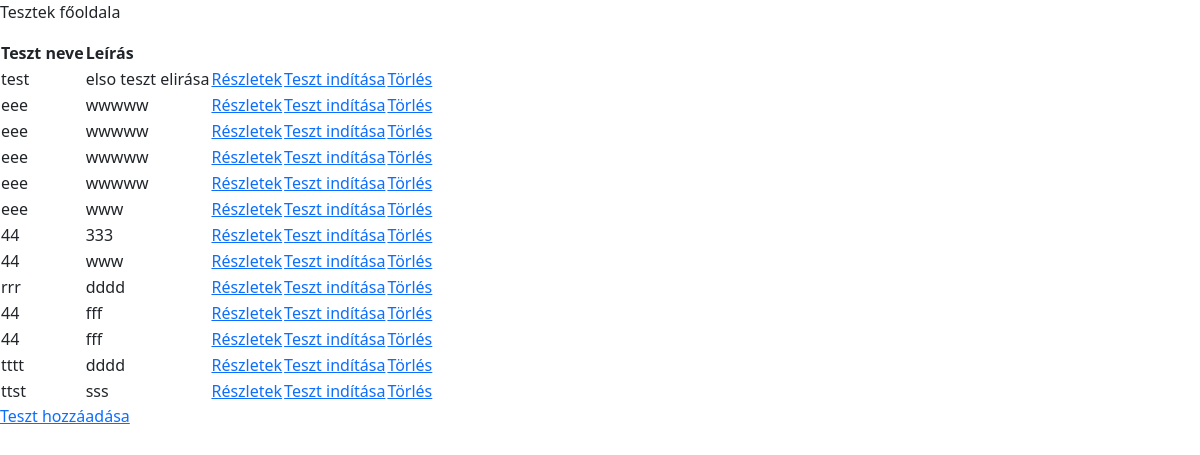
The page /test/ on the database as committed earlier.
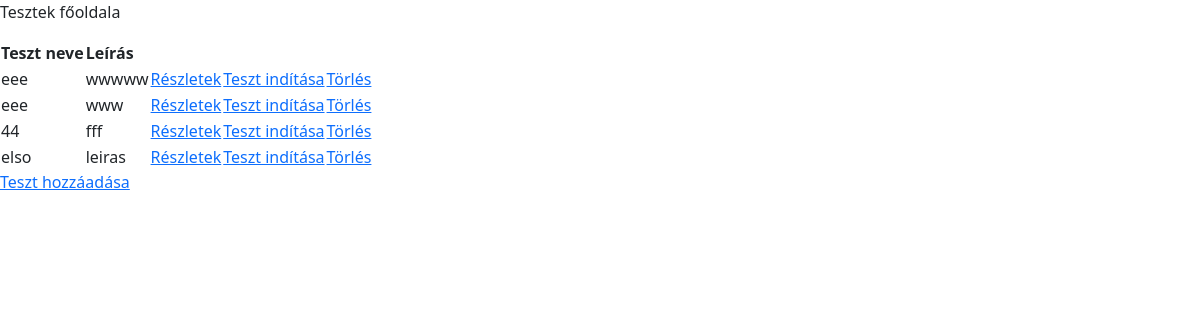
The same page on the database as committed later.
### roman_map/models.py (models this page shows, shortened)
class Quiz(models.Model):
    id = models.BigAutoField(primary_key=True)
    title = models.CharField(max_length=255)
    description = models.TextField(max_length=500)
    created_date = models.DateTimeField(auto_now_add=True)
    created_by = models.ForeignKey(CustomUser, on_delete=models.CASCADE, related_name='created_quizzes', null=True, blank=True)

### roman_map/views.py (the view)
# urls.py: path('test/', views.teszt, name='teszt'),
def teszt(request):
    all_quizs = Quiz.objects.all()
    return render(request,'pages/test.html',{"quiz_list":all_quizs})

### roman_map/templates/pages/test.html (shortened to what this page needs)
<!DOCTYPE html>
<html lang="en">
<head>
</head>
<body>
    {% include "pages/messages.html" %}
    {% block content %}
        <p>Tesztek főoldala</p>
        <table>
            <tr>
                <th>Teszt neve</th>
                <th>Leírás</th>
            </tr>
            {% for quiz in quiz_list %}
            <tr>
                <td>{{ quiz.title }}</td>
                <td>{{ quiz.description }}</td>
                <td><a href="{% url 'teszt_reszletei' quiz.id %}">Részletek</a></td>
                <td><a href="{% url 'teszt_inditasa' quiz.id %}">Teszt indítása</a></td>
                <td><a href="{% url 'teszt_torlese' quiz.id %}" onclick="return confirmDelete(event, this.href);">Törlés</a></td>
            </tr>
            {% endfor %}
        </table>
        <a href="{% url 'uj_teszt_keszitese' %}">Teszt hozzáadása</a>
    {% endblock content %}
</body>
</html>

### roman_map/templates/pages/messages.html (shortened to what this page needs)
{% load bootstrap5 %}
{% bootstrap_css %}

Rows that differ between the two databases and show on the page:
removed Quiz: title "test", description "elso teszt elirása"
removed Quiz: title "eee", description "wwwww"
removed Quiz: title "eee", description "wwwww"
removed Quiz: title "eee", description "wwwww"
removed Quiz: title "44", description "333"
removed Quiz: title "44", description "www"
removed Quiz: title "rrr", description "dddd"
removed Quiz: title "44", description "fff"
removed Quiz: title "tttt", description "dddd"
removed Quiz: title "ttst", description "sss"
added Quiz: title "elso", description "leiras"
